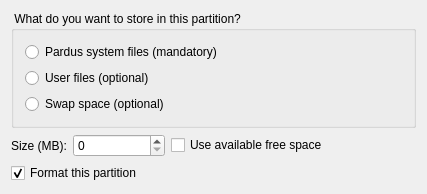
<ui version="4.0" >
 <class>PartEditWidget</class>
 <widget class="QWidget" name="PartEditWidget" >
  <property name="geometry" >
   <rect>
    <x>0</x>
    <y>0</y>
    <width>427</width>
    <height>190</height>
   </rect>
  </property>
  <property name="windowTitle" >
   <string>Form1</string>
  </property>
  <layout class="QGridLayout" >
   <item row="0" column="0" >
    <widget class="QGroupBox" name="groupBox" >
     <property name="title" >
      <string> What do you want to store in this partition? </string>
     </property>
     <layout class="QGridLayout" >
      <item row="0" column="0" >
       <widget class="QRadioButton" name="root" >
        <property name="text" >
         <string>Pardus system files (mandatory)</string>
        </property>
       </widget>
      </item>
      <item row="1" column="0" >
       <widget class="QRadioButton" name="home" >
        <property name="text" >
         <string>User files (optional)</string>
        </property>
       </widget>
      </item>
      <item row="2" column="0" >
       <widget class="QRadioButton" name="swap" >
        <property name="text" >
         <string>Swap space (optional)</string>
        </property>
       </widget>
      </item>
     </layout>
    </widget>
   </item>
   <item row="1" column="0" >
    <layout class="QHBoxLayout" >
     <item>
      <widget class="QLabel" name="size_label" >
       <property name="sizePolicy" >
        <sizepolicy vsizetype="Preferred" hsizetype="Maximum" >
         <horstretch>0</horstretch>
         <verstretch>0</verstretch>
        </sizepolicy>
       </property>
       <property name="text" >
        <string>Size (MB):</string>
       </property>
       <property name="wordWrap" >
        <bool>false</bool>
       </property>
      </widget>
     </item>
     <item>
      <widget class="QSpinBox" name="size" >
       <property name="sizePolicy" >
        <sizepolicy vsizetype="Fixed" hsizetype="Minimum" >
         <horstretch>0</horstretch>
         <verstretch>0</verstretch>
        </sizepolicy>
       </property>
       <property name="minimumSize" >
        <size>
         <width>92</width>
         <height>0</height>
        </size>
       </property>
       <property name="minimum" >
        <number>0</number>
       </property>
       <property name="maximum" >
        <number>512000</number>
       </property>
       <property name="singleStep" >
        <number>50</number>
       </property>
      </widget>
     </item>
     <item>
      <widget class="QCheckBox" name="use_available" >
       <property name="text" >
        <string>Use available free space</string>
       </property>
       <property name="shortcut" >
        <string/>
       </property>
      </widget>
     </item>
     <item>
      <spacer>
       <property name="orientation" >
        <enum>Qt::Horizontal</enum>
       </property>
       <property name="sizeType" >
        <enum>QSizePolicy::Expanding</enum>
       </property>
       <property name="sizeHint" >
        <size>
         <width>50</width>
         <height>20</height>
        </size>
       </property>
      </spacer>
     </item>
    </layout>
   </item>
   <item row="2" column="0" >
    <widget class="QCheckBox" name="format" >
     <property name="text" >
      <string>Format this partition</string>
     </property>
     <property name="shortcut" >
      <string/>
     </property>
     <property name="checked" >
      <bool>true</bool>
     </property>
    </widget>
   </item>
  </layout>
 </widget>
 <layoutdefault spacing="6" margin="11" />
 <pixmapfunction>qPixmapFromMimeSource</pixmapfunction>
 <tabstops>
  <tabstop>root</tabstop>
  <tabstop>home</tabstop>
  <tabstop>swap</tabstop>
  <tabstop>size</tabstop>
  <tabstop>use_available</tabstop>
  <tabstop>format</tabstop>
 </tabstops>
 <resources/>
 <connections/>
</ui>
